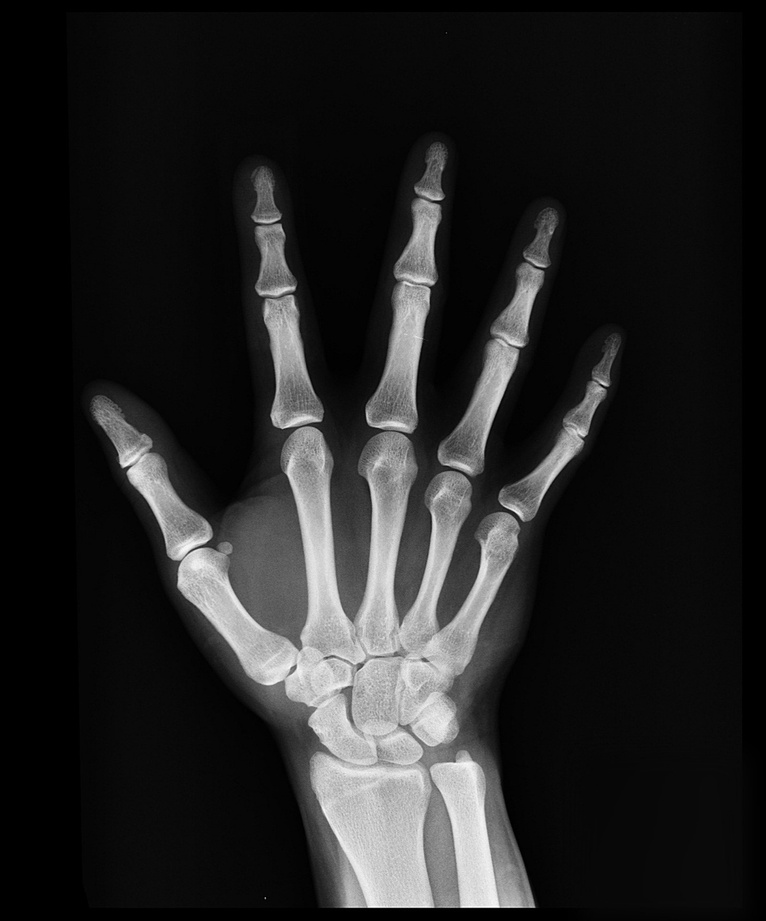
#> input picture assets/hands.jpeg, 766 x 921 px, shrunk from 1330 x 1600 before the run, found by its file name
$ python histogram.py
#> lines starting #> are read from the running program, lines starting #| are printed output that depends on the picture
import cv2
from matplotlib import pyplot as plt

img1 = cv2.imread(r"assets\hands.jpeg",1)
#> img1 is the input picture: shape (921, 766, 3); min 0, max 255, mean 36.3
img2 = cv2.imread(r"assets\hands.jpeg",0)
#> img2: shape (921, 766); min 0, max 255, mean 36.3
histogram1 = cv2.calcHist([img1], [0], None, [256], [0, 256])
#> histogram1 = 256 values, max 98233 at index 0, min 0 at index 251, mean 2755.8
plt.title("Color Image")
plt.xlabel("Bins")
plt.ylabel("No. of pixels")
plt.plot(histogram1)
cv2.imshow("Color image", img1)
plt.show()
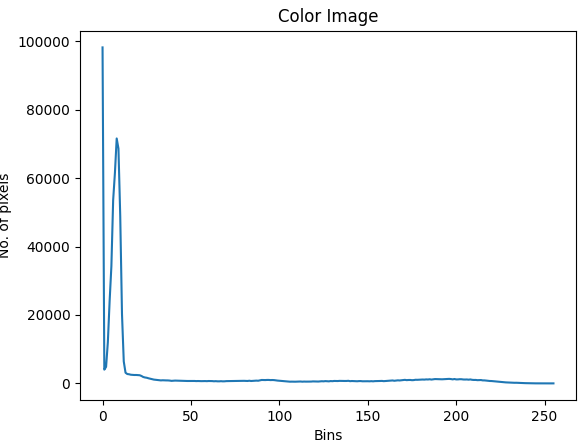
#> figure drawn by matplotlib, 1 panel; curve peaks at x = 0, y = 98233

histogram2 = cv2.calcHist([img2], [0], None, [256], [0, 256])
#> histogram2 has the same summary as histogram1
plt.title("Grey Image")
plt.xlabel("Bins")
plt.ylabel("No. of pixels")
plt.plot(histogram2)
cv2.imshow("Grey image", img2)
plt.show()
#> figure, not shown here; curve peaks at x = 0, y = 98233
cv2.waitKey(0)
cv2.destroyAllWindows()

img3 = cv2.imread(r"assets\Lenna.png",1)
img4 = cv2.imread(r"assets\Lenna.png",0)
histogram3 = cv2.calcHist([img3], [0], None, [256], [0, 256])
#> histogram3 = 256 values from 0 to 0
plt.title("Color Image")
plt.xlabel("Bins")
plt.ylabel("No. of pixels")
plt.plot(histogram3)
cv2.imshow("Color image", img3)
plt.show()
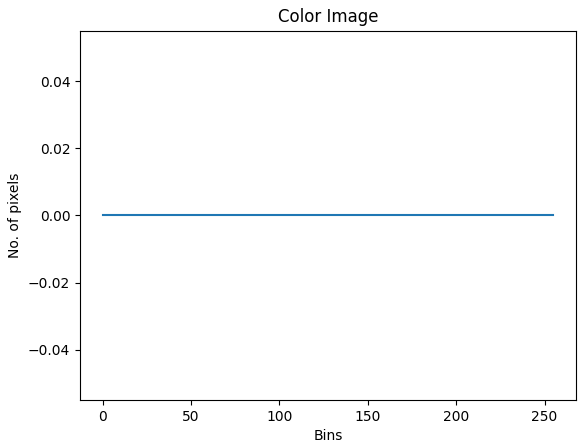
#> figure drawn by matplotlib, 1 panel

histogram4 = cv2.calcHist([img4], [0], None, [256], [0, 256])
#> histogram4 = 256 values from 0 to 0
plt.title("Grey Image")
plt.xlabel("Bins")
plt.ylabel("No. of pixels")
plt.plot(histogram4)
cv2.imshow("Grey image", img4)
plt.show()
cv2.waitKey(0)
cv2.destroyAllWindows()
